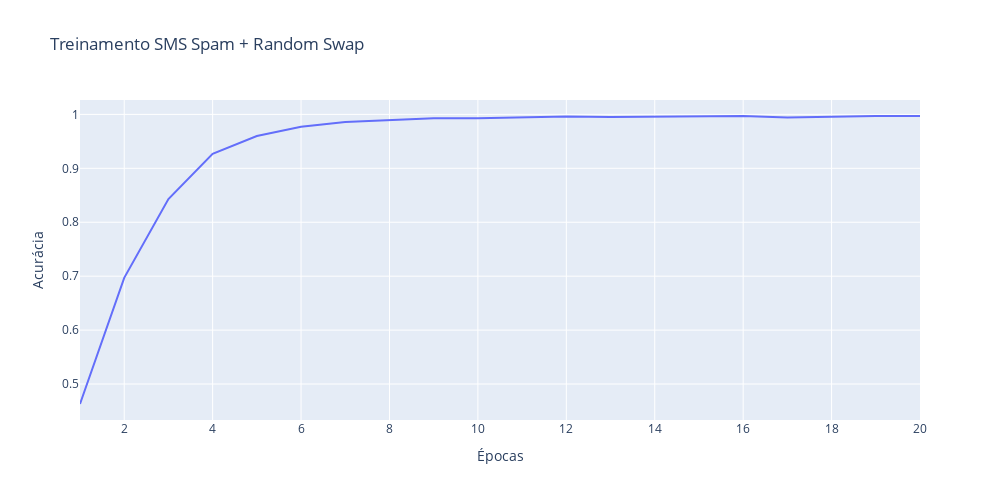

Source (notebook cell):
### Code cell
epocas = [range(1, 21)] # Número de épocas utilizadas + 1

fig = px.line(x = epocas, y = train_acc_rs, title='Treinamento SMS Spam + Random Swap')
fig.update_yaxes(title='Acurácia')
fig.update_xaxes(title='Épocas')
fig.update_layout(showlegend=False, autosize=False, width=1000, height=500)
fig.show()

### Figure 1 — Plotly figure (JSON) as saved in the notebook; plotly's stock layout.template omitted (floating-point values rounded to 4 significant figures)
{"data": [{"hovertemplate": "variable=wide_variable_0<br>value=%{x}<br>y=%{y}<extra></extra>", "legendgroup": "wide_variable_0", "line": {"color": "#636efa", "dash": "solid"}, "marker": {"symbol": "circle"}, "mode": "lines", "name": "wide_variable_0", "orientation": "v", "showlegend": true, "type": "scatter", "x": [1, 2, 3, 4, 5, 6, 7, 8, 9, 10, 11, 12, 13, 14, 15, 16, 17, 18, 19, 20], "xaxis": "x", "y": [0.463, 0.697, 0.843, 0.927, 0.96, 0.977, 0.986, 0.989, 0.993, 0.993, 0.995, 0.996, 0.995, 0.996, 0.997, 0.997, 0.994, 0.996, 0.997, 0.997], "yaxis": "y"}], "layout": {"autosize": false, "height": 500, "legend": {"title": {"text": "variable"}, "tracegroupgap": 0}, "showlegend": false, "title": {"text": "Treinamento SMS Spam + Random Swap"}, "width": 1000, "xaxis": {"anchor": "y", "domain": [0, 1], "title": {"text": "Épocas"}}, "yaxis": {"anchor": "x", "domain": [0, 1], "title": {"text": "Acurácia"}}}}
